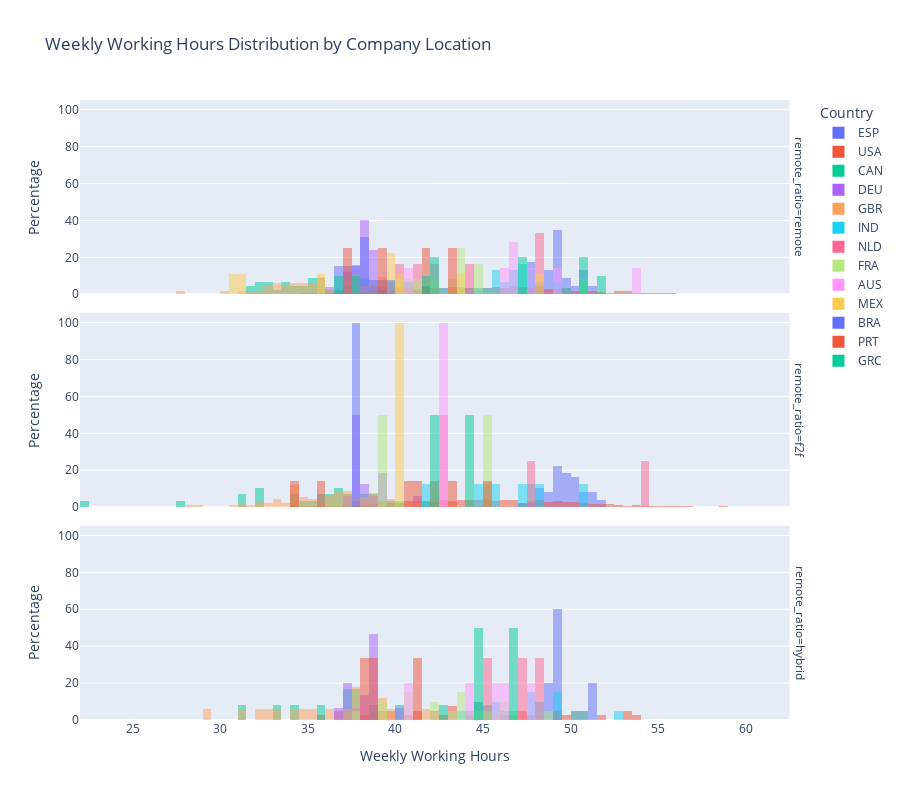

Notebook code for this chart:
### Markdown cell above
Analyzing work-life balance and weekly hours between different seniority levels and accross multiple countries.

### Code cell
company_locations = get_frequent_company_locations(df)
filtered_df = df[df['company_location'].isin(company_locations)]
fig = histogram_weekly_hours_seniority_level(filtered_df)
fig

### Figure 1 — Plotly figure (JSON) as saved in the notebook; plotly's stock layout.template omitted (floating-point values rounded to 4 significant figures; data arrays with more than 128 entries replaced by an {"elided": "..."} marker saying what was removed)
{"data": [{"alignmentgroup": "True", "bingroup": "x", "histnorm": "percent", "hovertemplate": "company_location=ESP<br>remote_ratio=remote<br>weekly_hours=%{x}<br>percent=%{y}<extra></extra>", "legendgroup": "ESP", "marker": {"color": "#636efa", "opacity": 0.5, "pattern": {"shape": ""}}, "name": "ESP", "offsetgroup": "ESP", "orientation": "v", "showlegend": true, "type": "histogram", "x": [49.14, 50.93, 49.11, 49.62, 49.19, 47.97, 47.78, 49.3, 48.84, 50.58, 47.59, 49.15, 50.73, 49.59, 47.94, 49.17, 49.05, 50.18, 48.46, 48.97, 51.08, 49.1, 48.87], "xaxis": "x3", "yaxis": "y3"}, {"alignmentgroup": "True", "bingroup": "x", "histnorm": "percent", "hovertemplate": "company_location=ESP<br>remote_ratio=f2f<br>weekly_hours=%{x}<br>percent=%{y}<extra></extra>", "legendgroup": "ESP", "marker": {"color": "#636efa", "opacity": 0.5, "pattern": {"shape": ""}}, "name": "ESP", "offsetgroup": "ESP", "orientation": "v", "showlegend": false, "type": "histogram", "x": [48.43, 48.57, 49.37, 49.23, 49.17, 49.01, 48.76, 49.0, 50.99, 51.33, 48.17, 49.74, 51.9, 49.96, 50.05, 49.1, 48.74, 50.27, 50.04, 49.17, 51.1, 50.27, 50.7, 50.11, 47.87, 48.25, 49.65, 50.76, 51.72, 50.18, 49.55, 49.92, 49.67, 49.22, 50.96, 51.5, 51.41, 49.74, 49.74, 49.11, 47.47, 49.24, 48.91, 49.64, 48.44, 48.27, 50.24, 50.17, 49.3], "xaxis": "x2", "yaxis": "y2"}, {"alignmentgroup": "True", "bingroup": "x", "histnorm": "percent", "hovertemplate": "company_location=ESP<br>remote_ratio=hybrid<br>weekly_hours=%{x}<br>percent=%{y}<extra></extra>", "legendgroup": "ESP", "marker": {"color": "#636efa", "opacity": 0.5, "pattern": {"shape": ""}}, "name": "ESP", "offsetgroup": "ESP", "orientation": "v", "showlegend": false, "type": "histogram", "x": [48.84, 49.14, 51.39, 49.42, 49.44], "xaxis": "x", "yaxis": "y"}, {"alignmentgroup": "True", "bingroup": "x", "histnorm": "percent", "hovertemplate": "company_location=USA<br>remote_ratio=remote<br>weekly_hours=%{x}<br>percent=%{y}<extra></extra>", "legendgroup": "USA", "marker": {"color": "#EF553B", "opacity": 0.5, "pattern": {"shape": ""}}, "name": "USA", "offsetgroup": "USA", "orientation": "v", "showlegend": true, "type": "histogram", "x": {"elided": "1331 float values"}, "xaxis": "x3", "yaxis": "y3"}, {"alignmentgroup": "True", "bingroup": "x", "histnorm": "percent", "hovertemplate": "company_location=USA<br>remote_ratio=f2f<br>weekly_hours=%{x}<br>percent=%{y}<extra></extra>", "legendgroup": "USA", "marker": {"color": "#EF553B", "opacity": 0.5, "pattern": {"shape": ""}}, "name": "USA", "offsetgroup": "USA", "orientation": "v", "showlegend": false, "type": "histogram", "x": {"elided": "1669 float values"}, "xaxis": "x2", "yaxis": "y2"}, {"alignmentgroup": "True", "bingroup": "x", "histnorm": "percent", "hovertemplate": "company_location=USA<br>remote_ratio=hybrid<br>weekly_hours=%{x}<br>percent=%{y}<extra></extra>", "legendgroup": "USA", "marker": {"color": "#EF553B", "opacity": 0.5, "pattern": {"shape": ""}}, "name": "USA", "offsetgroup": "USA", "orientation": "v", "showlegend": false, "type": "histogram", "x": [53.64, 47.56, 53.12, 41.46, 44.97, 39.24, 49.22, 44.98, 53.24, 43.14, 45.2, 39.49, 46.8, 47.13, 47.15, 42.13, 42.31, 36.83, 49.19, 39.92, 51.83, 50.86, 42.98, 45.37, 43.0, 39.82, 50.4, 40.89, 36.53, 44.56, 50.53, 44.81, 38.47, 50.32, 44.24, 49.54, 43.39, 46.28, 41.08, 35.58], "xaxis": "x", "yaxis": "y"}, {"alignmentgroup": "True", "bingroup": "x", "histnorm": "percent", "hovertemplate": "company_location=CAN<br>remote_ratio=remote<br>weekly_hours=%{x}<br>percent=%{y}<extra></extra>", "legendgroup": "CAN", "marker": {"color": "#00cc96", "opacity": 0.5, "pattern": {"shape": ""}}, "name": "CAN", "offsetgroup": "CAN", "orientation": "v", "showlegend": true, "type": "histogram", "x": [32.61, 40.87, 39.5, 33.75, 38.4, 34.24, 35.72, 38.17, 38.14, 39.67, 41.24, 44.87, 43.67, 38.33, 31.92, 35.88, 32.36, 32.96, 35.4, 36.91, 38.53, 32.28, 34.14, 38.89, 35.83, 33.18, 37.05, 35.34, 41.86, 39.22, 35.21, 39.99, 37.32, 32.26, 33.66, 36.41, 35.88, 35.43, 33.68, 40.64, 41.59, 31.9, 34.5, 32.85, 40.82, 34.97], "xaxis": "x3", "yaxis": "y3"}, {"alignmentgroup": "True", "bingroup": "x", "histnorm": "percent", "hovertemplate": "company_location=CAN<br>remote_ratio=f2f<br>weekly_hours=%{x}<br>percent=%{y}<extra></extra>", "legendgroup": "CAN", "marker": {"color": "#00cc96", "opacity": 0.5, "pattern": {"shape": ""}}, "name": "CAN", "offsetgroup": "CAN", "orientation": "v", "showlegend": false, "type": "histogram", "x": [32.32, 39.72, 35.71, 35.92, 36.93, 22.38, 35.37, 38.4, 34.47, 37.34, 34.57, 34.16, 37.22, 37.81, 36.89, 32.24, 31.36, 36.35, 40.32, 36.19, 32.2, 39.31, 27.51, 38.53, 36.93, 41.89, 38.69, 31.25, 38.19], "xaxis": "x2", "yaxis": "y2"}, {"alignmentgroup": "True", "bingroup": "x", "histnorm": "percent", "hovertemplate": "company_location=CAN<br>remote_ratio=hybrid<br>weekly_hours=%{x}<br>percent=%{y}<extra></extra>", "legendgroup": "CAN", "marker": {"color": "#00cc96", "opacity": 0.5, "pattern": {"shape": ""}}, "name": "CAN", "offsetgroup": "CAN", "orientation": "v", "showlegend": false, "type": "histogram", "x": [40.01, 42.64, 38.81, 37.77, 45.08, 33.5, 37.56, 35.51, 34.17, 31.29, 37.11, 37.37], "xaxis": "x", "yaxis": "y"}, {"alignmentgroup": "True", "bingroup": "x", "histnorm": "percent", "hovertemplate": "company_location=DEU<br>remote_ratio=remote<br>weekly_hours=%{x}<br>percent=%{y}<extra></extra>", "legendgroup": "DEU", "marker": {"color": "#ab63fa", "opacity": 0.5, "pattern": {"shape": ""}}, "name": "DEU", "offsetgroup": "DEU", "orientation": "v", "showlegend": true, "type": "histogram", "x": [39.29, 38.95, 38.1, 37.74, 38.92, 37.68, 37.46, 38.56, 38.49, 38.76, 38.2, 36.16, 37.47, 37.5, 37.75, 38.79, 38.33, 38.07, 38.85, 38.01, 37.76, 38.5, 38.35, 38.04, 38.23], "xaxis": "x3", "yaxis": "y3"}, {"alignmentgroup": "True", "bingroup": "x", "histnorm": "percent", "hovertemplate": "company_location=DEU<br>remote_ratio=f2f<br>weekly_hours=%{x}<br>percent=%{y}<extra></extra>", "legendgroup": "DEU", "marker": {"color": "#ab63fa", "opacity": 0.5, "pattern": {"shape": ""}}, "name": "DEU", "offsetgroup": "DEU", "orientation": "v", "showlegend": false, "type": "histogram", "x": [38.21, 37.68, 39.03, 39.15, 37.76, 41.03, 37.68, 39.08, 37.74, 37.43, 37.8, 37.64, 38.38, 38.81, 37.92, 37.55], "xaxis": "x2", "yaxis": "y2"}, {"alignmentgroup": "True", "bingroup": "x", "histnorm": "percent", "hovertemplate": "company_location=DEU<br>remote_ratio=hybrid<br>weekly_hours=%{x}<br>percent=%{y}<extra></extra>", "legendgroup": "DEU", "marker": {"color": "#ab63fa", "opacity": 0.5, "pattern": {"shape": ""}}, "name": "DEU", "offsetgroup": "DEU", "orientation": "v", "showlegend": false, "type": "histogram", "x": [38.7, 38.32, 36.66, 37.2, 38.65, 38.59, 38.75, 37.36, 38.34, 38.81, 38.87, 37.4, 37.62, 40.08, 38.64], "xaxis": "x", "yaxis": "y"}, {"alignmentgroup": "True", "bingroup": "x", "histnorm": "percent", "hovertemplate": "company_location=GBR<br>remote_ratio=remote<br>weekly_hours=%{x}<br>percent=%{y}<extra></extra>", "legendgroup": "GBR", "marker": {"color": "#FFA15A", "opacity": 0.5, "pattern": {"shape": ""}}, "name": "GBR", "offsetgroup": "GBR", "orientation": "v", "showlegend": true, "type": "histogram", "x": [39.3, 33.16, 41.96, 33.68, 35.93, 35.85, 38.91, 38.0, 37.59, 39.77, 38.09, 38.43, 30.11, 38.79, 40.12, 31.41, 33.62, 31.97, 35.41, 32.74, 35.57, 38.59, 40.25, 37.03, 34.29, 35.65, 34.18, 32.89, 34.94, 39.12, 39.21, 43.63, 38.25, 35.16, 39.96, 35.53, 36.47, 35.18, 35.86, 38.7, 39.16, 36.66, 40.95, 33.54, 32.24, 34.61, 34.74, 36.43, 39.13, 34.11, 40.94, 34.89, 33.07, 39.27, 40.05, 33.02, 34.18, 32.66, 41.33, 33.25, 35.05, 37.18, 27.8, 37.73, 39.68], "xaxis": "x3", "yaxis": "y3"}, {"alignmentgroup": "True", "bingroup": "x", "histnorm": "percent", "hovertemplate": "company_location=GBR<br>remote_ratio=f2f<br>weekly_hours=%{x}<br>percent=%{y}<extra></extra>", "legendgroup": "GBR", "marker": {"color": "#FFA15A", "opacity": 0.5, "pattern": {"shape": ""}}, "name": "GBR", "offsetgroup": "GBR", "orientation": "v", "showlegend": false, "type": "histogram", "x": [34.54, 38.55, 37.78, 38.31, 41.32, 35.82, 37.81, 36.97, 39.32, 37.17, 35.22, 33.88, 34.4, 36.71, 32.46, 33.38, 39.01, 37.1, 37.45, 36.51, 30.81, 34.85, 45.22, 39.72, 36.13, 37.22, 42.87, 37.87, 39.4, 36.11, 38.19, 37.64, 34.36, 36.18, 38.39, 32.51, 37.41, 37.82, 34.59, 41.16, 37.35, 34.12, 38.92, 35.83, 34.31, 36.96, 37.27, 28.1, 39.67, 33.63, 33.49, 33.38, 35.2, 33.23, 34.2, 35.3, 39.86, 36.29, 38.08, 31.76, 32.89, 32.12, 38.78, 31.39, 37.0, 35.38, 34.37, 39.6, 38.67, 38.54, 36.12, 36.94, 34.6, 36.17, 36.67, 34.08, 34.2, 38.69, 34.45, 34.81, 34.04, 38.65, 28.68, 32.4, 37.5, 38.3, 42.58, 34.2, 36.54, 31.31], "xaxis": "x2", "yaxis": "y2"}, {"alignmentgroup": "True", "bingroup": "x", "histnorm": "percent", "hovertemplate": "company_location=GBR<br>remote_ratio=hybrid<br>weekly_hours=%{x}<br>percent=%{y}<extra></extra>", "legendgroup": "GBR", "marker": {"color": "#FFA15A", "opacity": 0.5, "pattern": {"shape": ""}}, "name": "GBR", "offsetgroup": "GBR", "orientation": "v", "showlegend": false, "type": "histogram", "x": [36.11, 41.57, 29.03, 34.94, 34.2, 37.49, 32.55, 39.39, 33.19, 32.19, 39.88, 35.15, 37.55, 31.4, 37.56, 37.98, 39.08], "xaxis": "x", "yaxis": "y"}, {"alignmentgroup": "True", "bingroup": "x", "histnorm": "percent", "hovertemplate": "company_location=IND<br>remote_ratio=remote<br>weekly_hours=%{x}<br>percent=%{y}<extra></extra>", "legendgroup": "IND", "marker": {"color": "#19d3f3", "opacity": 0.5, "pattern": {"shape": ""}}, "name": "IND", "offsetgroup": "IND", "orientation": "v", "showlegend": true, "type": "histogram", "x": [50.67, 45.66, 46.58, 46.6, 47.72, 45.71, 47.01, 45.6, 50.59, 47.35, 49.09, 45.32, 45.59, 47.12, 49.64, 47.57, 47.83, 46.87, 47.07, 42.88, 47.11, 47.75, 44.19, 46.15, 46.95, 48.17, 48.15, 44.77, 49.37, 46.42], "xaxis": "x3", "yaxis": "y3"}, {"alignmentgroup": "True", "bingroup": "x", "histnorm": "percent", "hovertemplate": "company_location=IND<br>remote_ratio=f2f<br>weekly_hours=%{x}<br>percent=%{y}<extra></extra>", "legendgroup": "IND", "marker": {"color": "#19d3f3", "opacity": 0.5, "pattern": {"shape": ""}}, "name": "IND", "offsetgroup": "IND", "orientation": "v", "showlegend": false, "type": "histogram", "x": [41.56, 50.53, 47.54, 48.02, 47.4, 44.8, 45.72, 45.43], "xaxis": "x2", "yaxis": "y2"}, {"alignmentgroup": "True", "bingroup": "x", "histnorm": "percent", "hovertemplate": "company_location=IND<br>remote_ratio=hybrid<br>weekly_hours=%{x}<br>percent=%{y}<extra></extra>", "legendgroup": "IND", "marker": {"color": "#19d3f3", "opacity": 0.5, "pattern": {"shape": ""}}, "name": "IND", "offsetgroup": "IND", "orientation": "v", "showlegend": false, "type": "histogram", "x": [49.23, 50.26, 44.62, 47.6, 47.64, 45.22, 47.68, 48.09, 45.95, 49.17, 44.01, 46.98, 45.96, 48.22, 49.08, 50.75, 52.77, 43.72, 44.82, 46.47], "xaxis": "x", "yaxis": "y"}, {"alignmentgroup": "True", "bingroup": "x", "histnorm": "percent", "hovertemplate": "company_location=NLD<br>remote_ratio=remote<br>weekly_hours=%{x}<br>percent=%{y}<extra></extra>", "legendgroup": "NLD", "marker": {"color": "#FF6692", "opacity": 0.5, "pattern": {"shape": ""}}, "name": "NLD", "offsetgroup": "NLD", "orientation": "v", "showlegend": true, "type": "histogram", "x": [48.31, 42.24, 48.27, 41.44, 40.2, 44.09], "xaxis": "x3", "yaxis": "y3"}, {"alignmentgroup": "True", "bingroup": "x", "histnorm": "percent", "hovertemplate": "company_location=NLD<br>remote_ratio=f2f<br>weekly_hours=%{x}<br>percent=%{y}<extra></extra>", "legendgroup": "NLD", "marker": {"color": "#FF6692", "opacity": 0.5, "pattern": {"shape": ""}}, "name": "NLD", "offsetgroup": "NLD", "orientation": "v", "showlegend": false, "type": "histogram", "x": [54.1, 47.52, 42.73, 42.52], "xaxis": "x2", "yaxis": "y2"}, {"alignmentgroup": "True", "bingroup": "x", "histnorm": "percent", "hovertemplate": "company_location=NLD<br>remote_ratio=hybrid<br>weekly_hours=%{x}<br>percent=%{y}<extra></extra>", "legendgroup": "NLD", "marker": {"color": "#FF6692", "opacity": 0.5, "pattern": {"shape": ""}}, "name": "NLD", "offsetgroup": "NLD", "orientation": "v", "showlegend": false, "type": "histogram", "x": [48.05, 45.43, 47.23], "xaxis": "x", "yaxis": "y"}, {"alignmentgroup": "True", "bingroup": "x", "histnorm": "percent", "hovertemplate": "company_location=FRA<br>remote_ratio=remote<br>weekly_hours=%{x}<br>percent=%{y}<extra></extra>", "legendgroup": "FRA", "marker": {"color": "#B6E880", "opacity": 0.5, "pattern": {"shape": ""}}, "name": "FRA", "offsetgroup": "FRA", "orientation": "v", "showlegend": true, "type": "histogram", "x": [40.32, 37.13, 44.64, 44.76, 43.94, 41.23, 40.83, 43.7, 43.89, 50.91, 42.01, 43.04], "xaxis": "x3", "yaxis": "y3"}, {"alignmentgroup": "True", "bingroup": "x", "histnorm": "percent", "hovertemplate": "company_location=FRA<br>remote_ratio=f2f<br>weekly_hours=%{x}<br>percent=%{y}<extra></extra>", "legendgroup": "FRA", "marker": {"color": "#B6E880", "opacity": 0.5, "pattern": {"shape": ""}}, "name": "FRA", "offsetgroup": "FRA", "orientation": "v", "showlegend": false, "type": "histogram", "x": [39.48, 45.1], "xaxis": "x2", "yaxis": "y2"}, {"alignmentgroup": "True", "bingroup": "x", "histnorm": "percent", "hovertemplate": "company_location=FRA<br>remote_ratio=hybrid<br>weekly_hours=%{x}<br>percent=%{y}<extra></extra>", "legendgroup": "FRA", "marker": {"color": "#B6E880", "opacity": 0.5, "pattern": {"shape": ""}}, "name": "FRA", "offsetgroup": "FRA", "orientation": "v", "showlegend": false, "type": "histogram", "x": [45.17, 44.52, 43.6, 44.42, 40.54, 39.43, 43.55, 48.54, 46.19, 42.49, 39.43, 40.66, 40.88, 42.09, 45.98, 37.66, 43.49, 46.08, 46.64, 43.8], "xaxis": "x", "yaxis": "y"}, {"alignmentgroup": "True", "bingroup": "x", "histnorm": "percent", "hovertemplate": "company_location=AUS<br>remote_ratio=remote<br>weekly_hours=%{x}<br>percent=%{y}<extra></extra>", "legendgroup": "AUS", "marker": {"color": "#FF97FF", "opacity": 0.5, "pattern": {"shape": ""}}, "name": "AUS", "offsetgroup": "AUS", "orientation": "v", "showlegend": true, "type": "histogram", "x": [47.65, 49.12, 46.78, 53.79, 46.39, 46.9, 40.65], "xaxis": "x3", "yaxis": "y3"}, {"alignmentgroup": "True", "bingroup": "x", "histnorm": "percent", "hovertemplate": "company_location=AUS<br>remote_ratio=f2f<br>weekly_hours=%{x}<br>percent=%{y}<extra></extra>", "legendgroup": "AUS", "marker": {"color": "#FF97FF", "opacity": 0.5, "pattern": {"shape": ""}}, "name": "AUS", "offsetgroup": "AUS", "orientation": "v", "showlegend": false, "type": "histogram", "x": [42.53, 42.69], "xaxis": "x2", "yaxis": "y2"}, {"alignmentgroup": "True", "bingroup": "x", "histnorm": "percent", "hovertemplate": "company_location=AUS<br>remote_ratio=hybrid<br>weekly_hours=%{x}<br>percent=%{y}<extra></extra>", "legendgroup": "AUS", "marker": {"color": "#FF97FF", "opacity": 0.5, "pattern": {"shape": ""}}, "name": "AUS", "offsetgroup": "AUS", "orientation": "v", "showlegend": false, "type": "histogram", "x": [44.43, 47.81, 40.82, 45.75, 46.44], "xaxis": "x", "yaxis": "y"}, {"alignmentgroup": "True", "bingroup": "x", "histnorm": "percent", "hovertemplate": "company_location=MEX<br>remote_ratio=remote<br>weekly_hours=%{x}<br>percent=%{y}<extra></extra>", "legendgroup": "MEX", "marker": {"color": "#FECB52", "opacity": 0.5, "pattern": {"shape": ""}}, "name": "MEX", "offsetgroup": "MEX", "orientation": "v", "showlegend": true, "type": "histogram", "x": [39.78, 35.92, 48.34, 31.34, 40.46, 37.99, 39.65, 43.82, 30.59], "xaxis": "x3", "yaxis": "y3"}, {"alignmentgroup": "True", "bingroup": "x", "histnorm": "percent", "hovertemplate": "company_location=MEX<br>remote_ratio=f2f<br>weekly_hours=%{x}<br>percent=%{y}<extra></extra>", "legendgroup": "MEX", "marker": {"color": "#FECB52", "opacity": 0.5, "pattern": {"shape": ""}}, "name": "MEX", "offsetgroup": "MEX", "orientation": "v", "showlegend": false, "type": "histogram", "x": [40.29], "xaxis": "x2", "yaxis": "y2"}, {"alignmentgroup": "True", "bingroup": "x", "histnorm": "percent", "hovertemplate": "company_location=BRA<br>remote_ratio=remote<br>weekly_hours=%{x}<br>percent=%{y}<extra></extra>", "legendgroup": "BRA", "marker": {"color": "#636efa", "opacity": 0.5, "pattern": {"shape": ""}}, "name": "BRA", "offsetgroup": "BRA", "orientation": "v", "showlegend": true, "type": "histogram", "x": [37.8, 38.44, 39.78, 36.77, 38.09, 36.68, 38.47, 38.32, 39.49, 37.69, 37.28, 38.66, 37.05], "xaxis": "x3", "yaxis": "y3"}, {"alignmentgroup": "True", "bingroup": "x", "histnorm": "percent", "hovertemplate": "company_location=BRA<br>remote_ratio=f2f<br>weekly_hours=%{x}<br>percent=%{y}<extra></extra>", "legendgroup": "BRA", "marker": {"color": "#636efa", "opacity": 0.5, "pattern": {"shape": ""}}, "name": "BRA", "offsetgroup": "BRA", "orientation": "v", "showlegend": false, "type": "histogram", "x": [37.88, 37.69], "xaxis": "x2", "yaxis": "y2"}, {"alignmentgroup": "True", "bingroup": "x", "histnorm": "percent", "hovertemplate": "company_location=PRT<br>remote_ratio=remote<br>weekly_hours=%{x}<br>percent=%{y}<extra></extra>", "legendgroup": "PRT", "marker": {"color": "#EF553B", "opacity": 0.5, "pattern": {"shape": ""}}, "name": "PRT", "offsetgroup": "PRT", "orientation": "v", "showlegend": true, "type": "histogram", "x": [39.2, 41.83, 37.11, 43.41], "xaxis": "x3", "yaxis": "y3"}, {"alignmentgroup": "True", "bingroup": "x", "histnorm": "percent", "hovertemplate": "company_location=PRT<br>remote_ratio=f2f<br>weekly_hours=%{x}<br>percent=%{y}<extra></extra>", "legendgroup": "PRT", "marker": {"color": "#EF553B", "opacity": 0.5, "pattern": {"shape": ""}}, "name": "PRT", "offsetgroup": "PRT", "orientation": "v", "showlegend": false, "type": "histogram", "x": [40.96, 34.01, 42.29, 43.23, 35.87, 45.25, 41.39], "xaxis": "x2", "yaxis": "y2"}, {"alignmentgroup": "True", "bingroup": "x", "histnorm": "percent", "hovertemplate": "company_location=PRT<br>remote_ratio=hybrid<br>weekly_hours=%{x}<br>percent=%{y}<extra></extra>", "legendgroup": "PRT", "marker": {"color": "#EF553B", "opacity": 0.5, "pattern": {"shape": ""}}, "name": "PRT", "offsetgroup": "PRT", "orientation": "v", "showlegend": false, "type": "histogram", "x": [41.14, 38.58, 38.48], "xaxis": "x", "yaxis": "y"}, {"alignmentgroup": "True", "bingroup": "x", "histnorm": "percent", "hovertemplate": "company_location=GRC<br>remote_ratio=remote<br>weekly_hours=%{x}<br>percent=%{y}<extra></extra>", "legendgroup": "GRC", "marker": {"color": "#00cc96", "opacity": 0.5, "pattern": {"shape": ""}}, "name": "GRC", "offsetgroup": "GRC", "orientation": "v", "showlegend": true, "type": "histogram", "x": [42.08, 51.0, 37.65, 47.48, 41.76, 50.73, 47.06, 42.22, 51.54, 36.64], "xaxis": "x3", "yaxis": "y3"}, {"alignmentgroup": "True", "bingroup": "x", "histnorm": "percent", "hovertemplate": "company_location=GRC<br>remote_ratio=f2f<br>weekly_hours=%{x}<br>percent=%{y}<extra></extra>", "legendgroup": "GRC", "marker": {"color": "#00cc96", "opacity": 0.5, "pattern": {"shape": ""}}, "name": "GRC", "offsetgroup": "GRC", "orientation": "v", "showlegend": false, "type": "histogram", "x": [42.1, 44.02], "xaxis": "x2", "yaxis": "y2"}, {"alignmentgroup": "True", "bingroup": "x", "histnorm": "percent", "hovertemplate": "company_location=GRC<br>remote_ratio=hybrid<br>weekly_hours=%{x}<br>percent=%{y}<extra></extra>", "legendgroup": "GRC", "marker": {"color": "#00cc96", "opacity": 0.5, "pattern": {"shape": ""}}, "name": "GRC", "offsetgroup": "GRC", "orientation": "v", "showlegend": false, "type": "histogram", "x": [46.51, 44.62], "xaxis": "x", "yaxis": "y"}], "layout": {"annotations": [{"font": {}, "showarrow": false, "text": "remote_ratio=hybrid", "textangle": 90, "x": 0.98, "xanchor": "left", "xref": "paper", "y": 0.1567, "yanchor": "middle", "yref": "paper"}, {"font": {}, "showarrow": false, "text": "remote_ratio=f2f", "textangle": 90, "x": 0.98, "xanchor": "left", "xref": "paper", "y": 0.5, "yanchor": "middle", "yref": "paper"}, {"font": {}, "showarrow": false, "text": "remote_ratio=remote", "textangle": 90, "x": 0.98, "xanchor": "left", "xref": "paper", "y": 0.8433, "yanchor": "middle", "yref": "paper"}], "barmode": "overlay", "height": 800, "legend": {"title": {"text": "Country"}, "tracegroupgap": 0}, "showlegend": true, "title": {"text": "Weekly Working Hours Distribution by Company Location"}, "xaxis": {"anchor": "y", "domain": [0, 0.98], "title": {"text": "Weekly Working Hours"}}, "xaxis2": {"anchor": "y2", "domain": [0, 0.98], "matches": "x", "showticklabels": false}, "xaxis3": {"anchor": "y3", "domain": [0, 0.98], "matches": "x", "showticklabels": false}, "yaxis": {"anchor": "x", "domain": [0, 0.3133], "title": {"text": "Percentage"}}, "yaxis2": {"anchor": "x2", "domain": [0.3433, 0.6567], "matches": "y", "title": {"text": "Percentage"}}, "yaxis3": {"anchor": "x3", "domain": [0.6867, 1.0], "matches": "y", "title": {"text": "Percentage"}}}}
